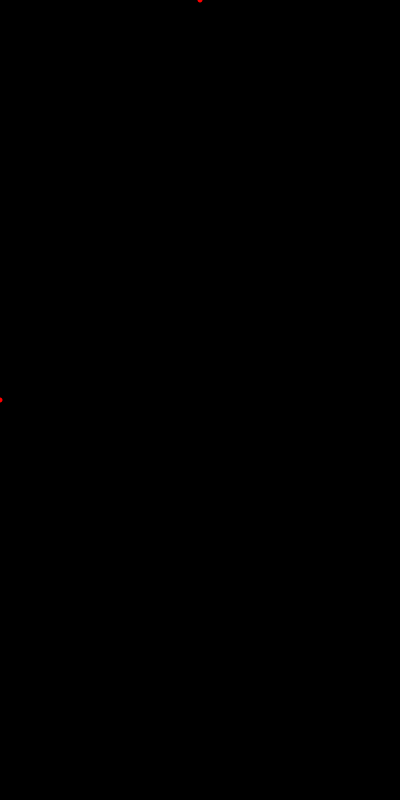
Frame 1 (no input)
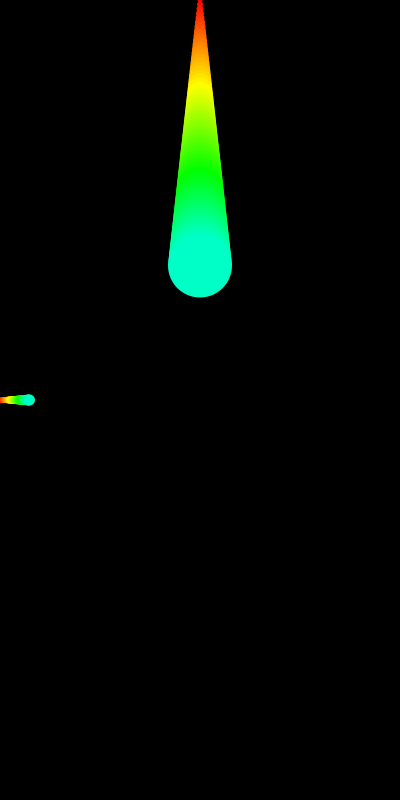
Frame 60 (the mouse pressed at the canvas centre just before this capture)
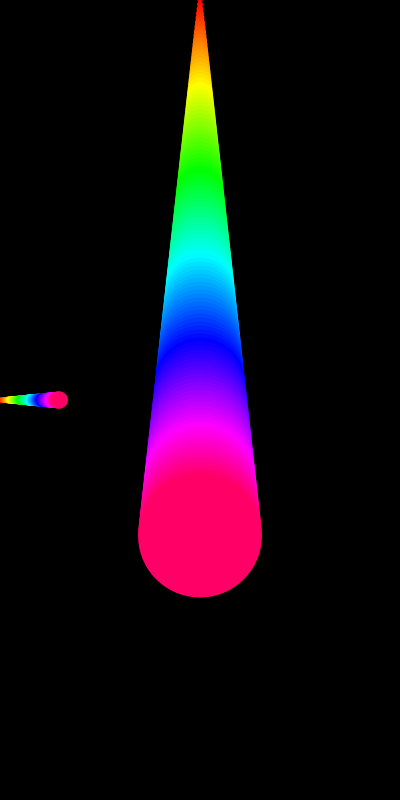
Frame 120 (the mouse held since frame 60 and released just before this capture)

The Processing sketch that drew these frames (run headless with seeded random() and noise(); from frame 60 on, the mouse is pressed at the canvas centre):

// Processing sketch: Exercise_4
// ── Exercise_4.pde
float r_xpos, r_size, r_fill; //x position, size, and colour of circles moving right
float d_ypos, d_size, d_fill; //y position, size, and colour of the circles moving downwards
void settings() {
  size(400, 800);
}
void setup() {
  noStroke();
  background(0);
  colorMode(HSB, 255, 255, 255);

  d_ypos = 0;
  d_size = 5;
  d_fill = 0;

  r_xpos = 0;
  r_size = 5;
  r_fill = 0;
}
void draw() {

  //circles moving down
  fill(d_fill%255, 255, 255);
  ellipse(width/2, d_ypos, d_size, d_size);
  d_ypos += 4.5;
  d_size += 1;
  d_fill += 2;

  //circles moving right
  ellipse(r_xpos, height/2, r_size, r_size);
  r_xpos += 0.5;
  r_size += 0.1;
}
